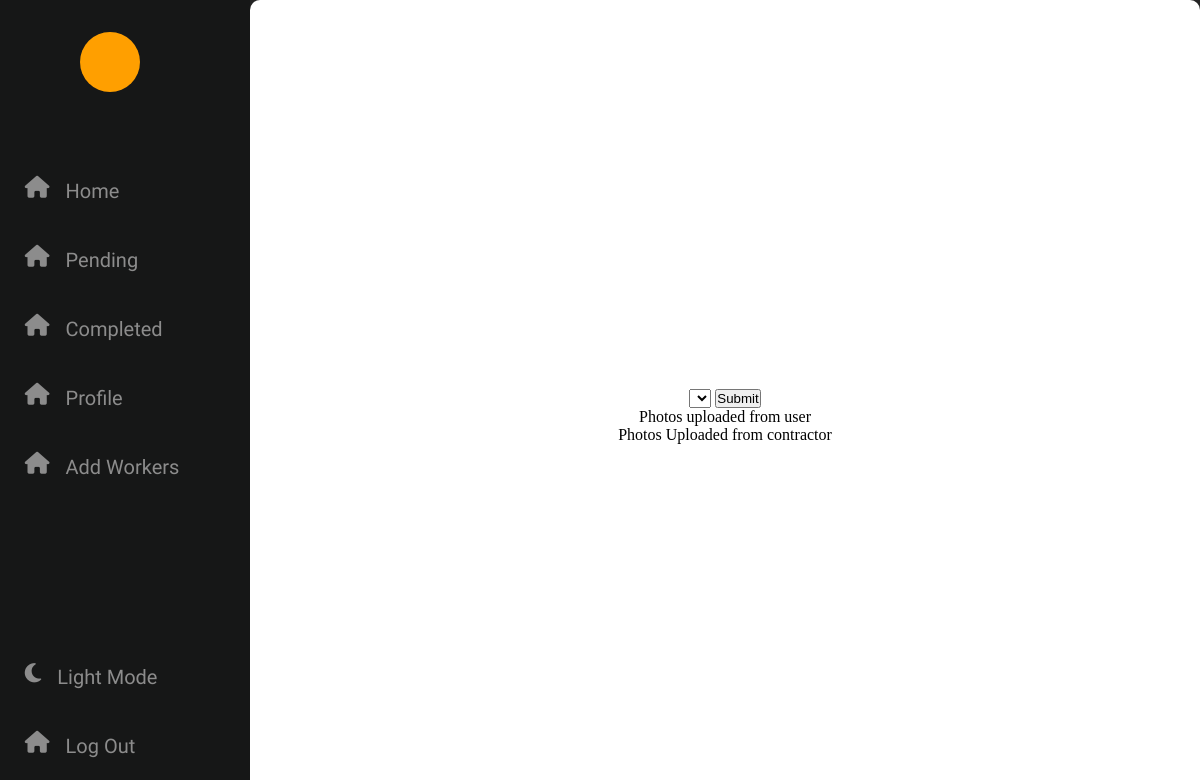
Before: /php/assignWorker.php?id=C1148 with the older database file.
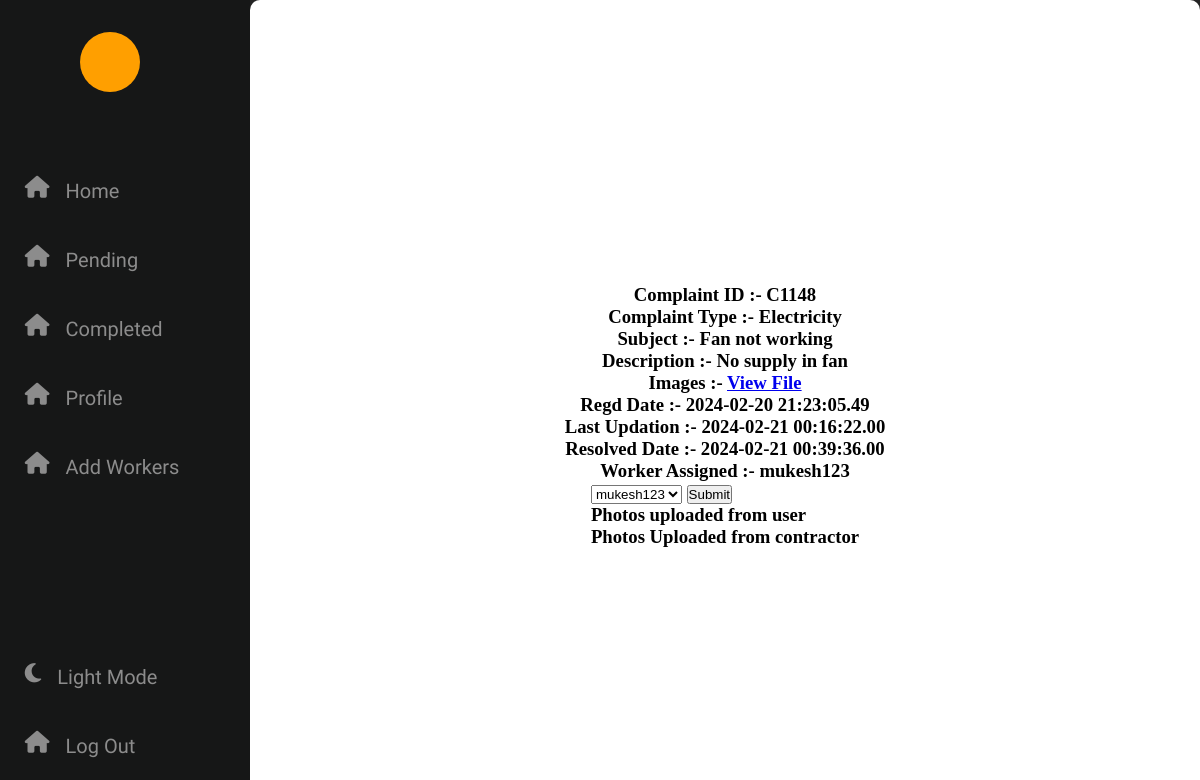
After: the same page with the newer database file.
### tables this page shows
CREATE TABLE `complaints` (
  `username` varchar(50) NOT NULL,
  `complaint_id` varchar(10) NOT NULL,
  `complaint_type` varchar(20) NOT NULL,
  `subject` varchar(50) NOT NULL,
  `description` text NOT NULL,
  `folder` varchar(300) NOT NULL,
  `time` datetime(2) NOT NULL DEFAULT current_timestamp(2),
  `resolved_time` datetime(2) DEFAULT NULL,
  `last_updation` datetime(2) DEFAULT NULL,
  `worker_assigned` varchar(50) DEFAULT NULL
);

### php/assignWorker.php (the view, shortened to what this page needs)
<html lang="en" dir="ltr">
  <head>
    <link rel="stylesheet" href="https://cdnjs.cloudflare.com/ajax/libs/font-awesome/6.5.1/css/all.min.css" />
   </head>
<body>
<div class="nav">
<div class="icon">
</div>
<div class="nav-content">
    <div>
        <i class="fa-solid fa-house"></i>
    </div>
    <div>
        <i class="fa-solid fa-house" ></i>
    </div>
    <div>
        <i class="fa-solid fa-house"></i>
    </div>
    <div>
        <i class="fa-solid fa-house" ></i>
    </div>
    <div>
        <i class="fa-solid fa-house" ></i>
    </div>
</div>
<div class="nav-content-down">
    <div onclick="toggle()" >
        <i class="fa-solid fa-moon" ></i>
    </div>
    <div>
        <i class="fa-solid fa-house"></i>
    </div>
</div>
</div>
<div class="content">
            <div class="complaintInfo">
                <?php
                    include 'config.php' ;
                    $complaint_id = $_GET['id'];
                    $sql = "select * from complaints where complaint_id = '$complaint_id'";
                    $result = $conn->query($sql);
                    if ($result->num_rows > 0) {
                        while ($row = $result->fetch_assoc()) {
                    ?>
                    <h3>Complaint ID :- <?php  echo $row["complaint_id"];?><h3>
                    <h3>Complaint Type :- <?php  echo $row["complaint_type"];?><h3>
                    <h3>Subject :- <?php  echo $row["subject"];?><h3>
                    <h3>Description :- <?php  echo $row["description"];?><h3>
                    <h3>Images :- <a href = "<?php echo $row["folder"]?> " target="blank">View File</a><h3>
                    <h3>Regd Date :- <?php  echo $row["time"];?><h3>
                    <h3>Last Updation :- <?php  echo $row["last_updation"];?><h3>
                    <h3>Resolved Date :- <?php  echo $row["resolved_time"];?><h3>
                    <h3>Worker Assigned :- <?php  echo $row["worker_assigned"];?><h3>
                    <?php
                        $complaint_type = $row["complaint_type"];
                        }
                    }
                    ?>
            <div class="assignworker">
                <form action="<?php echo $_SERVER['PHP_SELF']. '?id=' . $complaint_id ;  ?>" method="post">
                    <select name="worker_assigned" id="worker_assigned">
                        <?php
                        $sql2 = "select * from worker where work_area = '$complaint_type'";
                        $result2 = $conn->query($sql2);
                        if ($result2->num_rows > 0) {
                            while ($row2 = $result2->fetch_assoc()) {
                                ?>
                                <option value="<?php echo $row2["username"]; ?>"><?php echo $row2["username"]; ?></option>
                                <?php
                            }
                        }
                        ?>
                    </select>
                    <input type="submit" name = "save" >
                </form>
            </div>
                <div class="photos1">Photos uploaded from user
                </div>
                <div class="photos2"> Photos Uploaded from contractor </div>
            </div>
</div>
</body>
</html>

### php/assignWorker.php (style rules this page uses)
:root { --background-color: #242424; --nav-background-color : #161717; --icon-color:#8C8C8C; --preview-background-color:#161717; --heading-color:white ; --font-color:white; --boxes-bg-color:#161717; --box-count-color: #242424; }
* { margin: 0; padding: 0; box-sizing: content-box; }
body { display: flex; }
.nav { width: 80px; height: 100vh; position: fixed; display: flex; flex-direction: column; justify-content: space-between; background-color: var(--nav-background-color); transition: 0.3s; }
.content { width: calc(100vw - 0vw ); background-color: var(--background-color); height: 100vh; display: flex; margin-left: 80px; transition: margin-left 0.3s; }
.nav i { font-size: 22px; color: #8C8C8C; }
.nav .icon { width: 60px; height: 60px; position: absolute; top: 20px; margin: 1vw 0vw 0vw 0.4vw; border-radius: 50%; display: flex; justify-content: center; align-items: center; color: var(--font-color); font-weight: 800; font-family: 'Biryani', sans-serif; background-color: #FF9F00; }
.nav-content div , .nav-content-down div { display: flex; margin-left: 0.3rem; gap: 1rem; display: flex; justify-content:flex-start; align-items: center; height: 53px; padding-left: 20px; width: 225px; border-radius: 10px 0px 0px 10px; }
.nav-content { position: absolute; display: flex; flex-direction: column; gap: 1rem; top: 10rem; }
.nav-content-down { position: absolute; display: flex; flex-direction: column; gap: 1rem; bottom: 2rem; }
.complaintInfo { width: 100%; height: 100%; display: flex; flex-direction: column; justify-content: center; align-items: center; padding: 1rem; background-color: white; border-radius: 10px; color: black; }

Changed rows visible on the page:
added complaints: complaint "C1148", complaint_type "Electricity", subject "Fan not working", description "No supply in fan", time "2024-02-20 21:23:05.49", last_updation "2024-02-21 00:16:22.00", resolved_time "2024-02-21 00:39:36.00", worker_assigned "mukesh123"
Other visible differences:
form field worker_assigned: (not shown) → "mukesh123"
